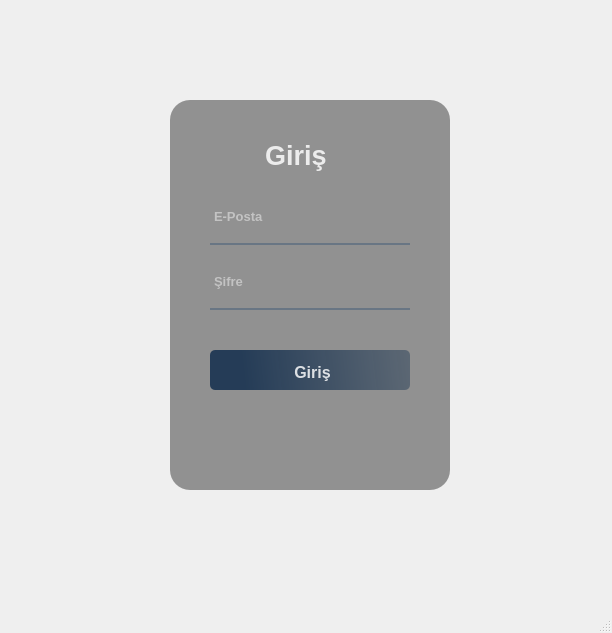
<?xml version="1.0" encoding="UTF-8"?>
<ui version="4.0">
 <class>MainWindow</class>
 <widget class="QMainWindow" name="MainWindow">
  <property name="geometry">
   <rect>
    <x>0</x>
    <y>0</y>
    <width>612</width>
    <height>633</height>
   </rect>
  </property>
  <property name="windowTitle">
   <string>MainWindow</string>
  </property>
  <widget class="QWidget" name="centralwidget">
   <widget class="QWidget" name="widget" native="true">
    <property name="geometry">
     <rect>
      <x>130</x>
      <y>40</y>
      <width>370</width>
      <height>480</height>
     </rect>
    </property>
    <property name="styleSheet">
     <string notr="true">QPushButton#pushButton{
background-color: qlineargradient(spread:pad, x1:0, y1:0.5, x2:1, y2:0.477, stop:0.169154 rgba(20, 47, 78, 219), stop:1 rgba(85, 98, 112, 226));
     color:rgba(255,255,255,210);
     border-radius:5px;
}
QPushButton#pushButton:hover{
background-color: qlineargradient(spread:pad, x1:0, y1:0.5, x2:1, y2:0.477, stop:0.169154 rgba(40, 67, 98, 219), stop:1 rgba(105, 118, 132, 226));
    
}
QPushButton#pushButton{
padding-left:5px;
padding-top:5px;
backgroung-color:rgba(105,118,132,200);
}</string>
    </property>
    <widget class="QLabel" name="label">
     <property name="geometry">
      <rect>
       <x>30</x>
       <y>30</y>
       <width>300</width>
       <height>420</height>
      </rect>
     </property>
     <property name="styleSheet">
      <string notr="true">border-image: url(:/Images/tatil2.jpg);
border-radius:20px;</string>
     </property>
     <property name="text">
      <string/>
     </property>
    </widget>
    <widget class="QLabel" name="label_2">
     <property name="geometry">
      <rect>
       <x>40</x>
       <y>60</y>
       <width>280</width>
       <height>390</height>
      </rect>
     </property>
     <property name="font">
      <font>
       <pointsize>10</pointsize>
      </font>
     </property>
     <property name="styleSheet">
      <string notr="true">background-color:rgba(0,0,0,100);
border-radius:20px;</string>
     </property>
     <property name="text">
      <string/>
     </property>
    </widget>
    <widget class="QLabel" name="label_3">
     <property name="geometry">
      <rect>
       <x>135</x>
       <y>95</y>
       <width>90</width>
       <height>40</height>
      </rect>
     </property>
     <property name="font">
      <font>
       <pointsize>20</pointsize>
       <weight>75</weight>
       <bold>true</bold>
      </font>
     </property>
     <property name="styleSheet">
      <string notr="true">color:rgba(255,255,255,210);</string>
     </property>
     <property name="text">
      <string>Giriş</string>
     </property>
    </widget>
    <widget class="QTextEdit" name="textEdit">
     <property name="geometry">
      <rect>
       <x>80</x>
       <y>165</y>
       <width>200</width>
       <height>40</height>
      </rect>
     </property>
     <property name="font">
      <font>
       <pointsize>10</pointsize>
       <weight>75</weight>
       <bold>true</bold>
      </font>
     </property>
     <property name="styleSheet">
      <string notr="true">background-color:rgba(255,255,255,0);
border:none;
border-bottom:2px solid rgba(105,118,132,255);
color:rgba(255,255,255,230);
padding-bottom:7px;</string>
     </property>
     <property name="placeholderText">
      <string>E-Posta</string>
     </property>
    </widget>
    <widget class="QTextEdit" name="textEdit_2">
     <property name="geometry">
      <rect>
       <x>80</x>
       <y>230</y>
       <width>200</width>
       <height>40</height>
      </rect>
     </property>
     <property name="font">
      <font>
       <pointsize>10</pointsize>
       <weight>75</weight>
       <bold>true</bold>
      </font>
     </property>
     <property name="styleSheet">
      <string notr="true">background-color:rgba(0,0,0,0);
border:none;
border-bottom:2px solid rgba(105,118,132,255);
color:rgba(255,255,255,230);
padding-bottom:7px;</string>
     </property>
     <property name="placeholderText">
      <string>Şifre</string>
     </property>
    </widget>
    <widget class="QPushButton" name="pushButton">
     <property name="geometry">
      <rect>
       <x>80</x>
       <y>310</y>
       <width>200</width>
       <height>40</height>
      </rect>
     </property>
     <property name="font">
      <font>
       <pointsize>12</pointsize>
       <weight>75</weight>
       <bold>true</bold>
      </font>
     </property>
     <property name="text">
      <string>Giriş</string>
     </property>
    </widget>
   </widget>
  </widget>
  <widget class="QMenuBar" name="menubar">
   <property name="geometry">
    <rect>
     <x>0</x>
     <y>0</y>
     <width>612</width>
     <height>21</height>
    </rect>
   </property>
  </widget>
  <widget class="QStatusBar" name="statusbar"/>
 </widget>
 <resources>
  <include location="otelrezervasyon.qrc"/>
 </resources>
 <connections/>
</ui>
